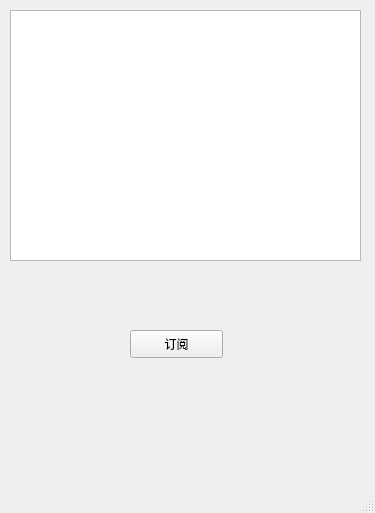
<?xml version="1.0" encoding="UTF-8"?>
<ui version="4.0">
 <class>MainWindow</class>
 <widget class="QMainWindow" name="MainWindow">
  <property name="geometry">
   <rect>
    <x>0</x>
    <y>0</y>
    <width>375</width>
    <height>513</height>
   </rect>
  </property>
  <property name="windowTitle">
   <string>MainWindow</string>
  </property>
  <widget class="QWidget" name="centralwidget">
   <widget class="QTextEdit" name="textEdit">
    <property name="geometry">
     <rect>
      <x>10</x>
      <y>10</y>
      <width>351</width>
      <height>251</height>
     </rect>
    </property>
   </widget>
   <widget class="QPushButton" name="pushButton">
    <property name="geometry">
     <rect>
      <x>130</x>
      <y>330</y>
      <width>93</width>
      <height>28</height>
     </rect>
    </property>
    <property name="text">
     <string>订阅</string>
    </property>
   </widget>
  </widget>
  <widget class="QMenuBar" name="menubar">
   <property name="geometry">
    <rect>
     <x>0</x>
     <y>0</y>
     <width>375</width>
     <height>25</height>
    </rect>
   </property>
  </widget>
  <widget class="QStatusBar" name="statusbar"/>
 </widget>
 <resources/>
 <connections/>
</ui>
